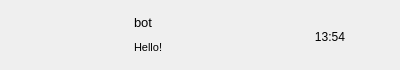
<?xml version="1.0" encoding="UTF-8"?>
<ui version="4.0">
 <class>ChatUserWid</class>
 <widget class="QWidget" name="ChatUserWid">
  <property name="geometry">
   <rect>
    <x>0</x>
    <y>0</y>
    <width>400</width>
    <height>70</height>
   </rect>
  </property>
  <property name="minimumSize">
   <size>
    <width>0</width>
    <height>70</height>
   </size>
  </property>
  <property name="maximumSize">
   <size>
    <width>16777215</width>
    <height>70</height>
   </size>
  </property>
  <property name="windowTitle">
   <string>Form</string>
  </property>
  <layout class="QHBoxLayout" name="horizontalLayout">
   <item>
    <widget class="QLabel" name="icon_lab">
     <property name="minimumSize">
      <size>
       <width>45</width>
       <height>45</height>
      </size>
     </property>
     <property name="maximumSize">
      <size>
       <width>45</width>
       <height>45</height>
      </size>
     </property>
     <property name="text">
      <string/>
     </property>
     <property name="alignment">
      <set>Qt::AlignCenter</set>
     </property>
    </widget>
   </item>
   <item>
    <widget class="QWidget" name="user_info_wid" native="true">
     <property name="minimumSize">
      <size>
       <width>0</width>
       <height>0</height>
      </size>
     </property>
     <property name="maximumSize">
      <size>
       <width>130</width>
       <height>16777215</height>
      </size>
     </property>
     <layout class="QVBoxLayout" name="verticalLayout">
      <property name="leftMargin">
       <number>2</number>
      </property>
      <property name="topMargin">
       <number>2</number>
      </property>
      <property name="rightMargin">
       <number>2</number>
      </property>
      <property name="bottomMargin">
       <number>2</number>
      </property>
      <item>
       <widget class="QLabel" name="user_name_lab">
        <property name="font">
         <font>
          <pointsize>10</pointsize>
         </font>
        </property>
        <property name="text">
         <string>bot</string>
        </property>
       </widget>
      </item>
      <item>
       <widget class="QLabel" name="user_chat_lab">
        <property name="maximumSize">
         <size>
          <width>130</width>
          <height>16777215</height>
         </size>
        </property>
        <property name="font">
         <font>
          <pointsize>8</pointsize>
         </font>
        </property>
        <property name="text">
         <string>Hello!</string>
        </property>
       </widget>
      </item>
     </layout>
    </widget>
   </item>
   <item>
    <widget class="QWidget" name="time_wid" native="true">
     <property name="sizePolicy">
      <sizepolicy hsizetype="Fixed" vsizetype="Fixed">
       <horstretch>0</horstretch>
       <verstretch>0</verstretch>
      </sizepolicy>
     </property>
     <property name="minimumSize">
      <size>
       <width>50</width>
       <height>50</height>
      </size>
     </property>
     <property name="maximumSize">
      <size>
       <width>50</width>
       <height>50</height>
      </size>
     </property>
     <widget class="QLabel" name="time_lb">
      <property name="geometry">
       <rect>
        <x>0</x>
        <y>20</y>
        <width>54</width>
        <height>12</height>
       </rect>
      </property>
      <property name="text">
       <string>13:54</string>
      </property>
      <property name="alignment">
       <set>Qt::AlignCenter</set>
      </property>
     </widget>
    </widget>
   </item>
  </layout>
 </widget>
 <resources/>
 <connections/>
</ui>
